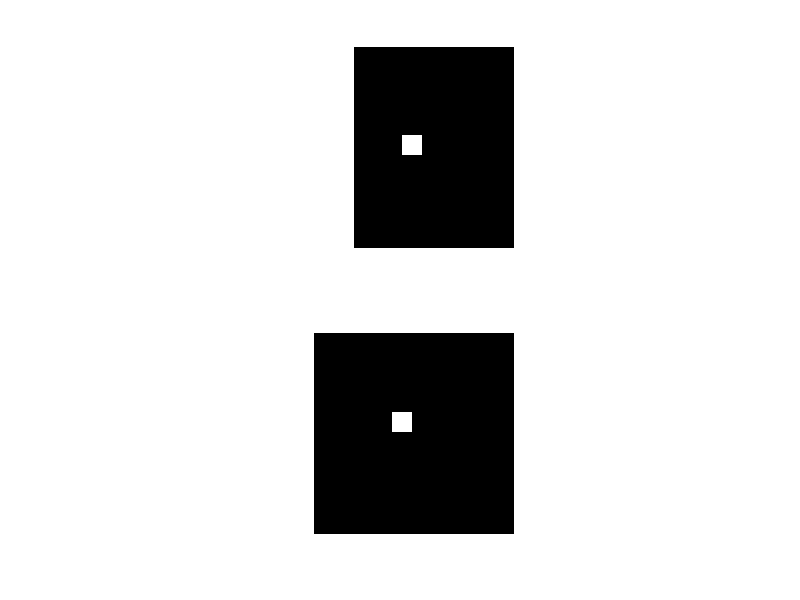

MATLAB code for this plot: (Note: this script raises an error after producing the figure.)
clear all;
close all;
clc;


classIDs = [0 1 2];
classes = ["black" "white" "red"];

size = 100;
w = 10;
h = 10;
disp = 5;
corner = 45;

targ = zeros(size,size);
y_dim = linspace(corner,corner+h-1,h);
x_dim = linspace(corner,corner+w-1,w);
targ(y_dim,x_dim) = 1;

targ(1:end,1:20) = 2;

pred = zeros(100,100);
pcorner = corner - disp;
py_dim = linspace(pcorner,pcorner+h-1,h);
px_dim = linspace(pcorner,pcorner+w-1,h);
pred(py_dim,px_dim) = 1;

figure()
subplot(2,1,1)
imshow(targ)
subplot(2,1,2)
imshow(pred)

imwrite(uint8(targ),'targ/targ1.png');
imwrite(uint8(pred),'pred/pred1.png');

targetDir = 'targ';
predDir = 'pred';
targDS = pixelLabelDatastore(targetDir,classes,classIDs);
predDS = pixelLabelDatastore(predDir,classes,classIDs);

seg_metrics = evaluateSemanticSegmentation(predDS,targDS);